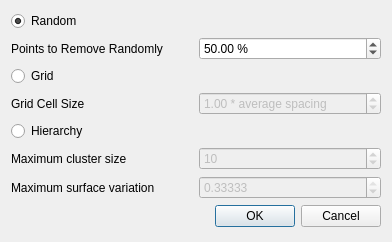
<?xml version="1.0" encoding="UTF-8"?>
<ui version="4.0">
 <class>PointSetSimplificationDialog</class>
 <widget class="QDialog" name="PointSetSimplificationDialog">
  <property name="geometry">
   <rect>
    <x>0</x>
    <y>0</y>
    <width>392</width>
    <height>242</height>
   </rect>
  </property>
  <property name="windowTitle">
   <string>Simplification</string>
  </property>
  <layout class="QGridLayout">
   <item row="8" column="0">
    <widget class="QLabel" name="label_5">
     <property name="text">
      <string>Maximum surface variation</string>
     </property>
    </widget>
   </item>
   <item row="2" column="0">
    <widget class="QRadioButton" name="Random">
     <property name="text">
      <string>Random</string>
     </property>
     <property name="checked">
      <bool>true</bool>
     </property>
    </widget>
   </item>
   <item row="7" column="0">
    <widget class="QLabel" name="label_4">
     <property name="text">
      <string>Maximum cluster size</string>
     </property>
    </widget>
   </item>
   <item row="8" column="1">
    <widget class="QDoubleSpinBox" name="m_maximumSurfaceVariation">
     <property name="enabled">
      <bool>false</bool>
     </property>
     <property name="suffix">
      <string/>
     </property>
     <property name="decimals">
      <number>5</number>
     </property>
     <property name="minimum">
      <double>0.000010000000000</double>
     </property>
     <property name="maximum">
      <double>0.333330000000000</double>
     </property>
     <property name="singleStep">
      <double>0.012340000000000</double>
     </property>
     <property name="value">
      <double>0.333330000000000</double>
     </property>
    </widget>
   </item>
   <item row="4" column="0">
    <widget class="QRadioButton" name="Grid">
     <property name="text">
      <string>Grid</string>
     </property>
    </widget>
   </item>
   <item row="7" column="1">
    <widget class="QSpinBox" name="m_maximumClusterSize">
     <property name="enabled">
      <bool>false</bool>
     </property>
     <property name="minimum">
      <number>1</number>
     </property>
     <property name="maximum">
      <number>2147483647</number>
     </property>
     <property name="value">
      <number>10</number>
     </property>
    </widget>
   </item>
   <item row="6" column="0">
    <widget class="QRadioButton" name="Hierarchy">
     <property name="text">
      <string>Hierarchy</string>
     </property>
    </widget>
   </item>
   <item row="3" column="1">
    <widget class="QDoubleSpinBox" name="m_randomSimplificationPercentage">
     <property name="suffix">
      <string> %</string>
     </property>
     <property name="decimals">
      <number>2</number>
     </property>
     <property name="minimum">
      <double>0.100000000000000</double>
     </property>
     <property name="maximum">
      <double>100.000000000000000</double>
     </property>
     <property name="singleStep">
      <double>0.100000000000000</double>
     </property>
     <property name="value">
      <double>50.000000000000000</double>
     </property>
    </widget>
   </item>
   <item row="3" column="0">
    <widget class="QLabel" name="label_2">
     <property name="text">
      <string>Points to Remove Randomly</string>
     </property>
    </widget>
   </item>
   <item row="5" column="0">
    <widget class="QLabel" name="label_3">
     <property name="text">
      <string>Grid Cell Size</string>
     </property>
    </widget>
   </item>
   <item row="5" column="1">
    <widget class="QDoubleSpinBox" name="m_gridCellSize">
     <property name="enabled">
      <bool>false</bool>
     </property>
     <property name="suffix">
      <string> * average spacing</string>
     </property>
     <property name="decimals">
      <number>2</number>
     </property>
     <property name="minimum">
      <double>0.100000000000000</double>
     </property>
     <property name="maximum">
      <double>10.000000000000000</double>
     </property>
     <property name="singleStep">
      <double>0.100000000000000</double>
     </property>
     <property name="value">
      <double>1.000000000000000</double>
     </property>
    </widget>
   </item>
   <item row="9" column="0" colspan="2">
    <widget class="QDialogButtonBox" name="buttonBox">
     <property name="orientation">
      <enum>Qt::Horizontal</enum>
     </property>
     <property name="standardButtons">
      <set>QDialogButtonBox::Cancel|QDialogButtonBox::Ok</set>
     </property>
    </widget>
   </item>
  </layout>
 </widget>
 <resources/>
 <connections>
  <connection>
   <sender>buttonBox</sender>
   <signal>accepted()</signal>
   <receiver>PointSetSimplificationDialog</receiver>
   <slot>accept()</slot>
   <hints>
    <hint type="sourcelabel">
     <x>248</x>
     <y>254</y>
    </hint>
    <hint type="destinationlabel">
     <x>157</x>
     <y>274</y>
    </hint>
   </hints>
  </connection>
  <connection>
   <sender>buttonBox</sender>
   <signal>rejected()</signal>
   <receiver>PointSetSimplificationDialog</receiver>
   <slot>reject()</slot>
   <hints>
    <hint type="sourcelabel">
     <x>316</x>
     <y>260</y>
    </hint>
    <hint type="destinationlabel">
     <x>286</x>
     <y>274</y>
    </hint>
   </hints>
  </connection>
 </connections>
</ui>
